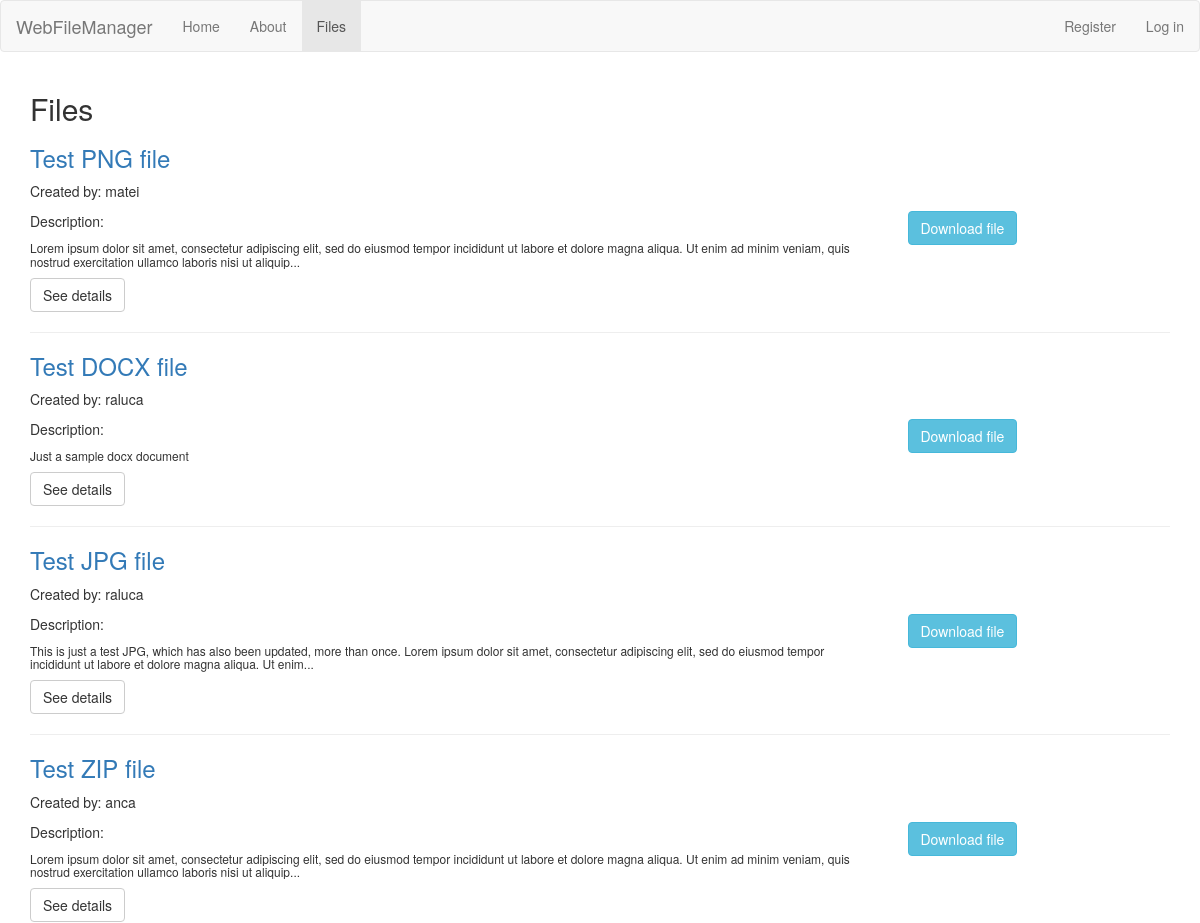
Page /index.php/files (upper part) on the earlier database version.
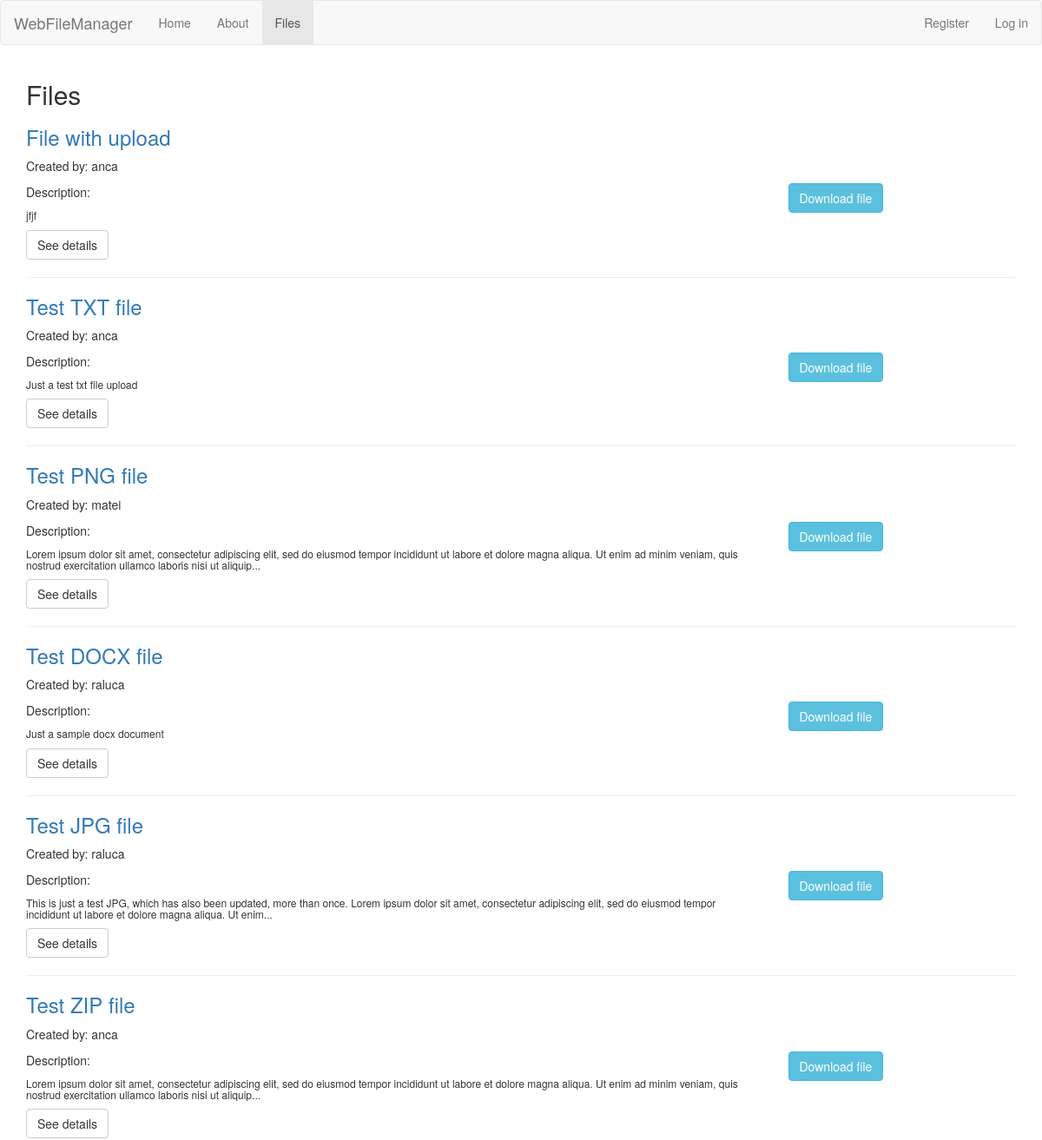
Same page on the later database version.
### tables this page shows
CREATE TABLE `files` (
  `id` int(11) NOT NULL,
  `user_id` int(11) NOT NULL,
  `title` varchar(255) NOT NULL,
  `description` varchar(255) NOT NULL,
  `tag` varchar(255) NOT NULL,
  `attachment` varchar(255) NOT NULL,
  `created_at` timestamp NOT NULL DEFAULT CURRENT_TIMESTAMP,
  `updated_at` timestamp NULL DEFAULT NULL
);

CREATE TABLE `users` (
  `id` int(11) NOT NULL,
  `name` varchar(255) NOT NULL,
  `email` varchar(255) NOT NULL,
  `username` varchar(255) NOT NULL,
  `password` varchar(255) NOT NULL,
  `register_date` timestamp NOT NULL DEFAULT CURRENT_TIMESTAMP
);

### application/controllers/Files.php (called while the page is built, shortened)
<?php
class Files extends CI_Controller {
    public function index() {
        $data['title'] = 'Files';
        $data['files'] = $this->filesmodel->get_files();
        $this->load->view('templates/header');
        $this->load->view('files/index', $data);
        $this->load->view('templates/footer');
    }
}

### index.php (called while the page is built, shortened)
<?php
require_once BASEPATH.'core/CodeIgniter.php';

### application/models/FilesModel.php (called while the page is built, shortened)
<?php
class FilesModel extends CI_Model {
    public function get_files($id = NULL) {
        $this->db->select('files.id, files.title, files.description,
            files.attachment, files.created_at, files.user_id, files.tag, files.original_name, users.username');
        $this->db->order_by('files.id', 'DESC');
        $this->db->join('users', 'users.id = files.user_id');
        if(empty($id)) {
            $query = $this->db->get('files');
            return $query->result_array();
        }
        else {
            $query = $this->db->get_where('files', array('files.id' => $id));
            return $query->row_array();
        }
    }
}

### application/views/files/index.php (the view, shortened to what this page needs)
<h2>
    <?php echo $title; ?>
</h2>
<?php
    foreach ($files as $file) { ?>
        <h3 class="file_title">
            <a href="<?php echo site_url('/files/' . $file['id']) ?>">
                <?php
                echo $file['title'];
                ?>
            </a>
        </h3>
        <p>
            Created by: <?php echo $file['username']; ?>
        </p>
        <div class="row">
            <div class="col-md-9">
                <p>Description:</p>
                <h6>
                    <?php
                    echo character_limiter($file['description'], 200, '...');
                    ?>
                </h6>
            </div>
            <?php
                if(!empty($file['attachment'])) {
            ?>
            <div class="col-md-3">
                    <a href="<?php echo site_url() . 'assets/uploadedFiles/' . $file['attachment']; ?>" download="<?php echo $file['original_name']; ?>"
                    class="btn btn-info">
                        Download file
                    </a>
                <br/>
            </div>
            <?php
            }
            ?>
        </div>
        <p><a class="btn btn-default" href="<?php echo site_url('/files/'.$file['id']); ?>">See details</a></p>
    <hr>
<?php
    }

### application/views/templates/header.php (shortened to what this page needs)
<head>
    <link rel="stylesheet" href="https://maxcdn.bootstrapcdn.com/bootstrap/3.4.1/css/bootstrap.min.css">
    <link rel="stylesheet" href="<?php echo base_url()?>assets/customCSS/customStyle.css">
</head>
<body>
<nav class="navbar navbar-default">
    <div class="container-fluid">
        <div class="navbar-header">
            <a class="navbar-brand" href="<?php echo base_url(); ?>">WebFileManager</a>
        </div>
        <ul class="nav navbar-nav">
            <li id="home"><a href="<?php echo base_url(); ?>">Home</a></li>
            <li id="about"><a href="<?php echo base_url() . 'about' ?>">About</a></li>
            <li id="files"><a href="<?php echo base_url() . 'files' ?>">Files</a></li>
        </ul>
        <ul class="nav navbar-nav navbar-right">
            <?php
                if(!$this->session->userdata('logged_in')) { ?>
                    <li id="register"><a href="<?php echo base_url() . 'users/register' ?>">Register</a></li>
                    <li id="login"><a href="<?php echo base_url() . 'users/login' ?>">Log in</a></li>
                <?php } ?>
        </ul>
    </div>
</nav>
<div class="container">

### application/views/templates/footer.php
</div>
    </body>
</html>

### assets/customCSS/customStyle.css (style rules this page uses)
.file_title { color: #0c5460; }

Differences in the rows shown:
added files: title "File with upload", user.username "anca", description "jfjf"
added files: title "Test TXT file", user.username "anca", description "Just a test txt file upload"
